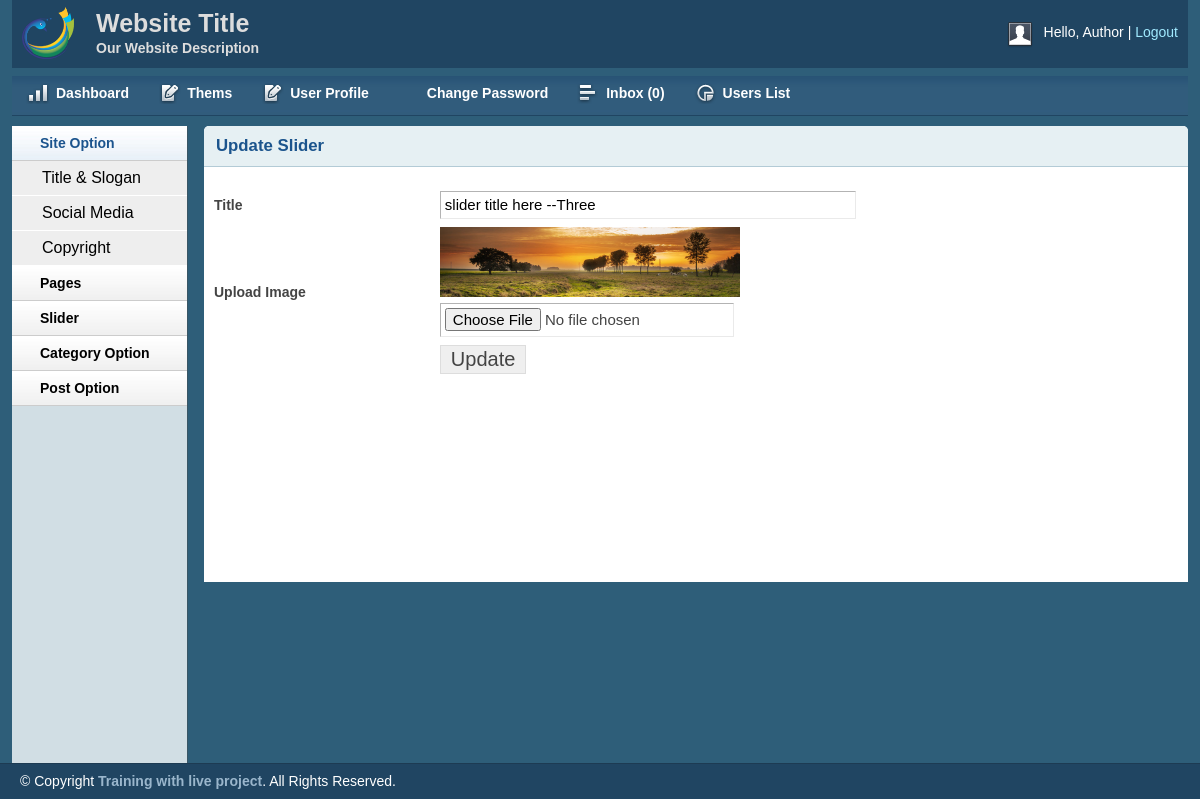
The page /admin/editslider.php?sliderid=8 (signed in) on the database its author committed.
### tables this page shows
CREATE TABLE `tbl_slogan` (
  `id` int(11) NOT NULL,
  `title` varchar(255) NOT NULL,
  `slogan` varchar(255) NOT NULL,
  `logo` varchar(255) NOT NULL
);

CREATE TABLE `tbl_slider` (
  `id` int(11) NOT NULL,
  `title` varchar(255) NOT NULL,
  `img` varchar(255) NOT NULL
);

### lib/Database.php (called while the page is built, shortened)
<?php
Class Database{
	public $host   = DB_HOST;
	public $user   = DB_USER;
	public $pass   = DB_PASS;
	public $dbname = DB_NAME;
	public $link;
	private function connectDB(){
	$this->link = new mysqli($this->host, $this->user, $this->pass, $this->dbname);
 }
	public function select($query){
		$result = $this->link->query($query) or die($this->link->error.__LINE__);
		if($result->num_rows > 0){
			return $result;
		} else {
			return false;
		}
	}
}

### lib/Session.php (called while the page is built, shortened)
<?php
class Session{
 public static function get($key){
  if (isset($_SESSION[$key])) {
   return $_SESSION[$key];
  } else {
   return false;
  }
 }
}
?>

### admin/editslider.php (the view, shortened to what this page needs)
<?php include "inc/header.php"; ?>
<?php include "inc/sitbar.php"; ?>
    <div class="grid_10">
    <?php
        $sliderid = mysqli_real_escape_string($db->link,$_GET["sliderid"]);
        if (!isset($sliderid) || $sliderid == null) {
            header("location:sliderlist.php");
        }else{
            $sliderid = $sliderid;
        }
    ?>
        <div class="box round first grid">
            <h2>Update Slider</h2>
            <div class="block">
            <?php
                $query ="select * from tbl_slider where id = '$sliderid'";
                $getslider = $db->select($query);
                while ($sliderresult = $getslider->fetch_assoc()) {
             ?>
             <form action="" method="post" enctype="multipart/form-data">
                <table class="form">
                    <tr>
                        <td>
                            <label>Title</label>
                        </td>
                        <td>
                            <input type="text" name="title" value="<?php echo $sliderresult['title'];?>" class="medium" />
                        </td>
                    </tr>
                    <tr>
                        <td>
                            <label>Upload Image</label>
                        </td>
                        <td>
                            <img src="<?php echo $sliderresult['img']; ?>" width="300" height="70"><br>
                            <input type="file" name="img" />
                        </td>
                    </tr>
                    <tr>
                        <td></td>
                        <td>
                            <input type="submit" name="submit" Value="Update" />
                        </td>
                    </tr>
                </table>
                </form>
            <?php } ?>
            </div>
        </div>
    </div>
<?php include "inc/footer.php"; ?>

### admin/inc/header.php (shortened to what this page needs)
<?php
    include "../lib/Session.php";
?>
<?php include "../lib/Database.php";?>
<?php
    $db = new Database();
?>
<!DOCTYPE html>
<html>
<head>
    <link rel="stylesheet" type="text/css" href="css/reset.css" media="screen" />
    <link rel="stylesheet" type="text/css" href="css/text.css" media="screen" />
    <link rel="stylesheet" type="text/css" href="css/grid.css" media="screen" />
    <link rel="stylesheet" type="text/css" href="css/layout.css" media="screen" />
    <link rel="stylesheet" type="text/css" href="css/nav.css" media="screen" />
    <link href="css/table/demo_page.css" rel="stylesheet" type="text/css" />
</head>
<body>
    <div class="container_12">
        <div class="grid_12 header-repeat">
            <div id="branding">
                <?php
                $query = "select * from tbl_slogan where id = '1'";
                    $blog_slogan = $db->select($query);
                    if ($blog_slogan) {
                       while ($result = $blog_slogan->fetch_assoc()) {
                 ?>
                <div class="floatleft logo">
                    <img src="<?php echo $result['logo']; ?>" alt="Logo"/>
                </div>
				<div class="floatleft middle">
					<h1><?php echo $result['title']; ?></h1>
					<p><?php echo $result['slogan']; ?></p>
				</div>
                <?php }} ?>
                <div class="floatright">
                    <div class="floatleft">
                        <img src="img/img-profile.jpg" alt="Profile Pic" /></div>
                    <div class="floatleft marginleft10">
                        <ul class="inline-ul floatleft">
                            <li>Hello, <?php echo Session::get('username'); ?></li>
                            <li><a href="?action=logout">Logout</a></li>
                        </ul>
                    </div>
                </div>
            </div>
        </div>
        <div class="grid_12">
            <ul class="nav main">
                <li class="ic-dashboard"><a href="index.php"><span>Dashboard</span></a> </li>
                <li class="ic-form-style"><a href="thems.php"><span>Thems</span></a></li>
                <li class="ic-form-style"><a href="profile.php"><span>User Profile</span></a></li>
				<li class="ic-typography"><a href="changepassword.php"><span>Change Password</span></a></li>
				<li class="ic-grid-tables"><a href="inbox.php"><span>Inbox
                <?php
                    $query ="select * from tbl_contact where status ='0' order by id desc";
                    $contmsg = $db->select($query);
                    if ($contmsg) {
                        $count = mysqli_num_rows($contmsg);
                        echo "($count)";
                    }else{
                        echo "(0)";
                    }
                 ?>
                </span></a></li>
                <li class="ic-charts"><a href="userlist.php"><span>Users List</span></a></li>
            </ul>
        </div>

### admin/css/layout.css (style rules this page uses)
body { background: #fff none repeat scroll 0 0; color: #444; font-size: 14px; padding: 0; }
.floatleft { float:left; }
.logo img { margin-top: -15px; width: 52px; }
.middle { margin-left: 22px; margin-top: -14px; }
.middle h1 { color:#ddd;margin:0 }
.middle p { color: #ddd; margin: 0; font-weight: bold; }
.floatright { float:right; }
.inline-ul li { display:inline; color:#fff; }
.marginleft10 { margin-left:10px; }
a { color: #000; font-weight:bold; text-decoration: none; }
.container_12, .container_16 { background:#2E5E79; }
h1, h2, h3, h4, h5, h6 { line-height:1.2em; margin-bottom:.3em; }
h2 { margin-top:1em; }
#branding { font-weight: normal; margin-bottom: 0; padding: 22px 10px 3px; text-align: left; }
.header-repeat { background:url(../img/header-repeat.jpg) repeat-x; }
#branding a { color:#A1EAFF; font-weight:normal; }
#branding a:before { content:" | "; color:#fff; }
#branding ul, #branding ul li { margin:0px; padding:0px; }
#branding li { padding:0px 0px 0px 0px !important; }
.box { background:#fff; margin-bottom:20px; padding:10px 10px 10px 10px; margin-left:-8px; }
.box.grid { padding-bottom:40px; }
.box.round { -moz-border-radius: 5px 5px 0px 0px; -webkit-border-radius: 5px 5px 0px 0px; border-radius: 5px 5px 0px 0px; }
.box h2 { font-size:1.2em; font-weight:bold; color:#1B548D; background:#E6F0F3; margin:-10px -10px 0 -10px; padding:10px 12px; border-bottom:1px solid #B3CBD6; -moz-border-radius: 5px 5px 0px 0px; -webkit-border-radius: 5px 5px 0px 0px; border-radius: 5px 5px 0px 0px; }
.box.first { min-height: 406px; }
.block { padding-top:20px; }
p { margin-bottom:1em; }
ul, ol { padding-top:0; }
table.form { width:100%; }
table.form td { padding:4px 0px; }
table.form label { font-weight:bold; }
table.form input, table.form select { font-size: 15px; padding: 4px 4px 5px 4px; border-top: 1px solid #b3b3b3; border-left: 1px solid #b3b3b3; border-right: 1px solid #eaeaea; border-bottom: 1px solid #eaeaea; }
table.form input[type="submit"] { border: 1px solid #ddd; color: #444; cursor: pointer; font-size: 20px; padding: 2px 10px; }
input.medium { width: 55%; }
.block { padding-bottom:1px; }

### rows shown on the page
tbl_slogan: logo (picture), title "Website Title", slogan "Our Website Description"
tbl_slider: title "slider title here --Three", img (picture)

### other values the page prints
Session::get('username') "Author"
